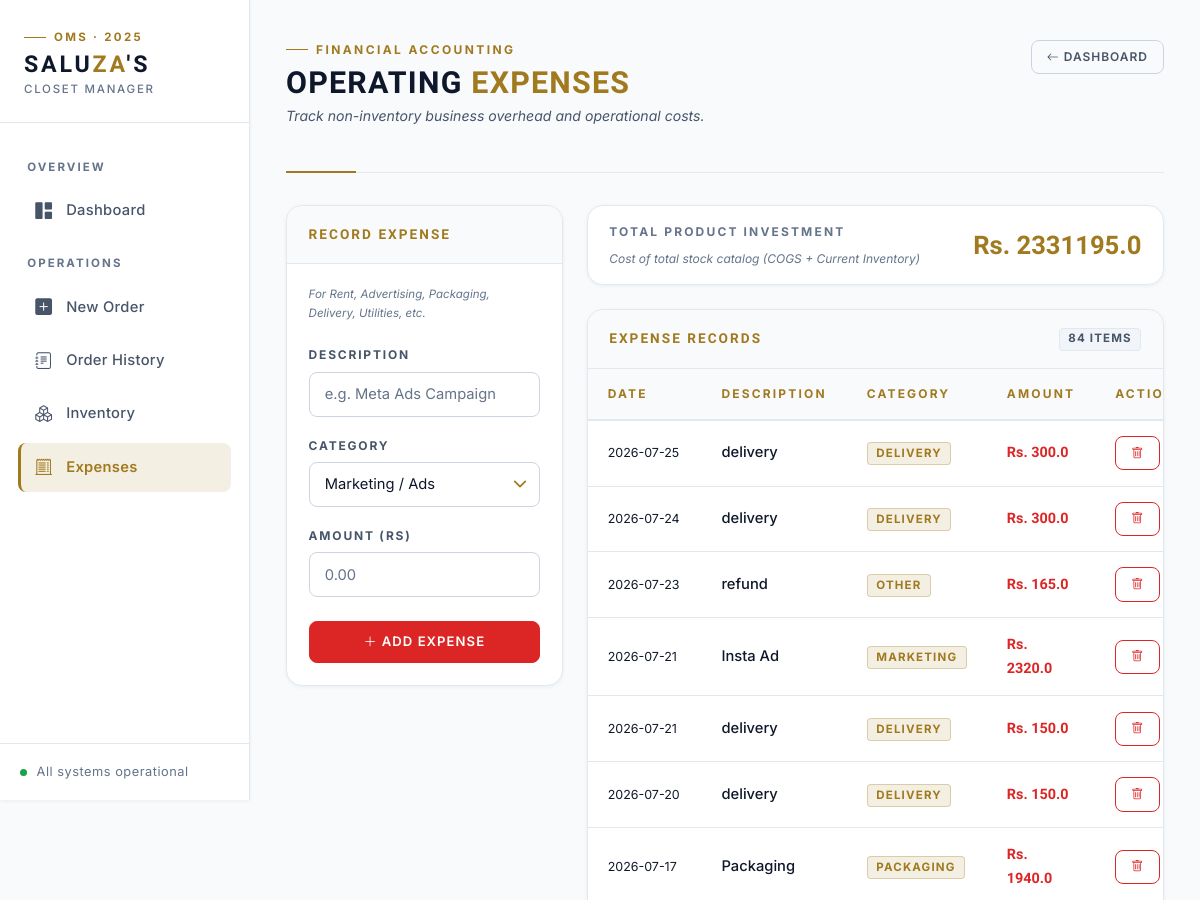
Before: /expenses (upper part) with the older database file.
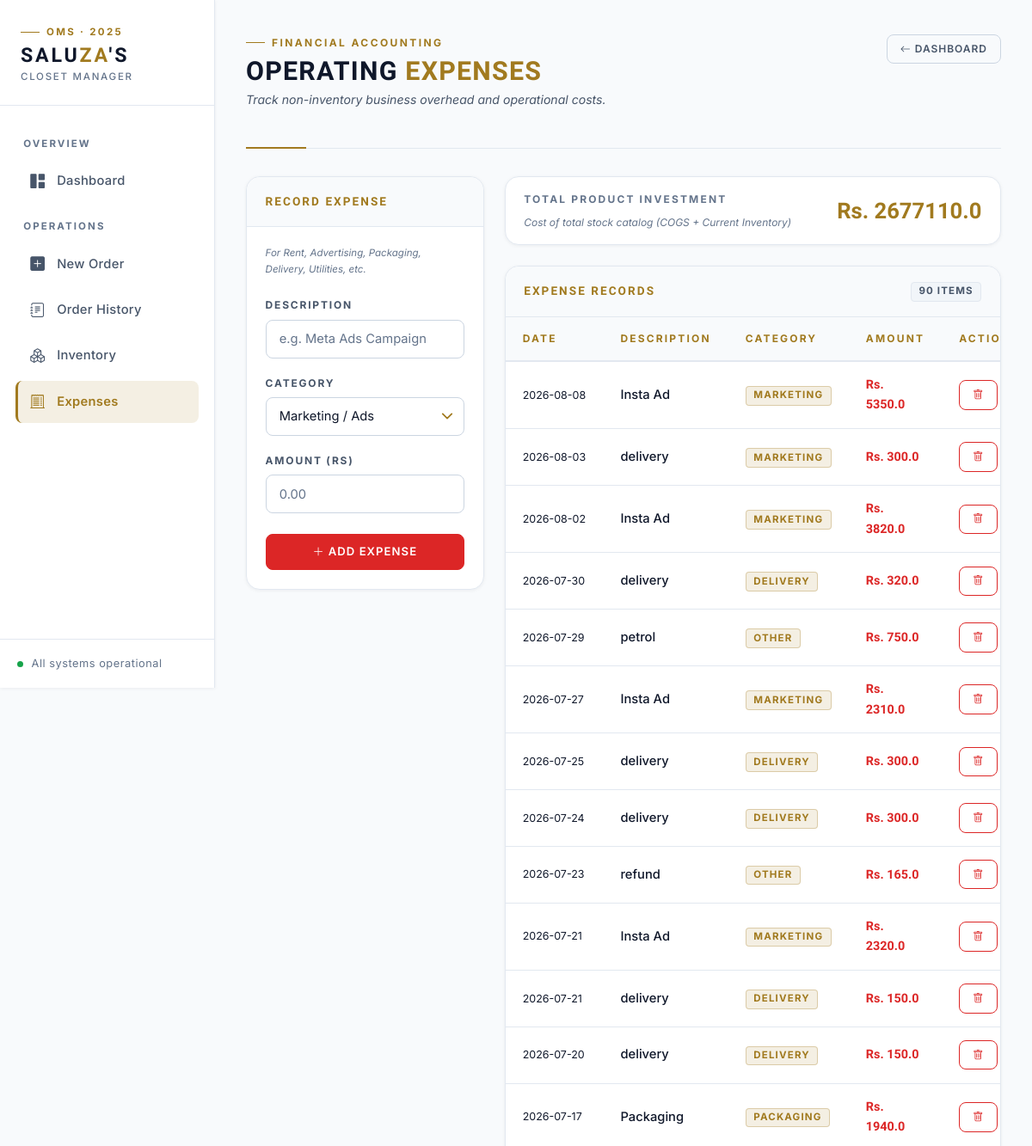
After: the same page with the newer database file.
### app.py (models this page shows)
class Expense(db.Model):
    id = db.Column(db.Integer, primary_key=True)
    description = db.Column(db.String(100), nullable=False)
    category = db.Column(db.String(50), nullable=False) # e.g. Rent, Marketing, Packaging
    amount = db.Column(db.Float, nullable=False)
    date = db.Column(db.DateTime, default=datetime.utcnow)

### app.py (the view, shortened to what this page needs)
@app.route('/expenses', methods=['GET', 'POST'])
def expenses():
    all_expenses = Expense.query.order_by(Expense.date.desc()).all()
    inventory_value = 0
    products = Product.query.all()
    for p in products:
        inventory_value += (p.stock * p.cost_price)
    sold_cost = 0
    order_items = OrderItem.query.all()
    for item in order_items:
        product = Product.query.get(item.product_id)
        if product:
            sold_cost += (item.quantity * product.cost_price)
    total_product_expense = inventory_value + sold_cost
    return render_template('expenses.html',
                           expenses=all_expenses,
                           product_expense=total_product_expense)

### templates/expenses.html (shortened to what this page needs)
{% extends "layout.html" %}
{% block content %}
<div class="page-header">
    <div>
        <div class="page-header-eyebrow">
            <div class="page-header-eyebrow-line"></div>
            <span class="page-header-eyebrow-text">Financial Accounting</span>
        </div>
        <h1>Operating <span class="gold">Expenses</span></h1>
        <p class="page-header-sub">Track non-inventory business overhead and operational costs.</p>
    </div>
    <a href="/" class="btn btn-outline-secondary btn-sm">
        <i class="bi bi-arrow-left me-1"></i>Dashboard
    </a>
</div>
<div class="row g-4">
    <div class="col-md-4">
        <div class="card" style="position: sticky; top: 1.5rem;">
            <div class="card-header">Record Expense</div>
            <div class="card-body">
                <p style="font-size: 0.72rem; color: var(--text-tertiary); font-style: italic; margin-bottom: 1.25rem;">
                    For Rent, Advertising, Packaging, Delivery, Utilities, etc.
                </p>
                <form method="POST">
                    <div class="mb-3">
                        <label class="form-label">Description</label>
                        <input type="text" name="description" class="form-control" placeholder="e.g. Meta Ads Campaign"
                            required>
                    </div>
                    <div class="mb-3">
                        <label class="form-label">Category</label>
                        <select name="category" class="form-select">
                            <option value="Marketing">Marketing / Ads</option>
                        </select>
                    </div>
                    <div class="mb-4">
                        <label class="form-label">Amount (Rs)</label>
                        <input type="number" name="amount" step="0.01" class="form-control" placeholder="0.00" required>
                    </div>
                    <button type="submit" class="btn btn-danger w-100">
                        <i class="bi bi-plus-lg me-1"></i>Add Expense
                    </button>
                </form>
            </div>
        </div>
    </div>
    <div class="col-md-8">
        <div class="card mb-4" style="background: var(--surface-2); border-color: var(--line-soft);">
            <div class="card-body d-flex justify-content-between align-items-center py-3">
                <div>
                    <div class="stat-label">Total Product Investment</div>
                    <div style="font-size: 0.75rem; color: var(--text-tertiary); font-style: italic;">Cost of total
                        stock catalog (COGS + Current Inventory)</div>
                </div>
                <div class="text-end">
                    <div
                        style="font-family: 'Oswald', sans-serif; font-size: 1.6rem; font-weight: 600; color: var(--gold);">
                        Rs. {{ product_expense }}</div>
                </div>
            </div>
        </div>
        <div class="card">
            <div class="card-header" style="justify-content: space-between;">
                <span>Expense Records</span>
                <span class="badge bg-secondary">{{ expenses | length }} items</span>
            </div>
            <div class="card-body p-0">
                <div class="table-responsive">
                    <table class="table table-hover mb-0 align-middle">
                        <thead>
                            <tr>
                                <th>Date</th>
                                <th>Description</th>
                                <th>Category</th>
                                <th>Amount</th>
                                <th>Action</th>
                            </tr>
                        </thead>
                        <tbody>
                            {% for exp in expenses %}
                            <tr>
                                <td style="color: var(--text-secondary); font-size: 0.78rem; white-space: nowrap;">
                                    {{ exp.date.strftime('%Y-%m-%d') }}
                                </td>
                                <td style="font-weight: 500;">{{ exp.description }}</td>
                                <td>
                                    <span class="badge bg-gold">{{ exp.category }}</span>
                                </td>
                                <td>
                                    <span
                                        style="font-family: 'Oswald', sans-serif; font-weight: 600; color: var(--danger); font-size: 0.9rem;">
                                        Rs. {{ exp.amount }}
                                    </span>
                                </td>
                                <td>
                                    <a href="/delete_expense/{{ exp.id }}" class="btn btn-sm btn-outline-danger"
                                        onclick="return confirm('Delete this expense entry?')" title="Delete">
                                        <i class="bi bi-trash"></i>
                                    </a>
                                </td>
                            </tr>
                            {% endfor %}
                        </tbody>
                    </table>
                </div>
            </div>
        </div>
    </div>
</div>
{% endblock %}

### templates/layout.html (shortened to what this page needs)
<!DOCTYPE html>
<html lang="en">
<head>
    <link href="https://cdn.jsdelivr.net/npm/bootstrap@5.3.0/dist/css/bootstrap.min.css" rel="stylesheet">
    <link rel="stylesheet" href="https://cdn.jsdelivr.net/npm/bootstrap-icons@1.11.3/font/bootstrap-icons.min.css">
</head>
<body>
    <aside class="sidebar" id="sidebar">
        <a class="sidebar-brand" href="/">
            <div class="sidebar-eyebrow">
                <div class="sidebar-eyebrow-line"></div>
                <span class="sidebar-eyebrow-text">OMS · 2025</span>
            </div>
            <span class="sidebar-brand-name">Salu<span>za</span>'s</span>
            <span class="sidebar-brand-sub">Closet Manager</span>
        </a>
        <nav class="sidebar-nav">
            <span class="sidebar-nav-label">Overview</span>
            <a class="sidebar-link {% if request.path == '/' %}active{% endif %}" href="/">
                <i class="bi bi-grid-1x2-fill"></i> Dashboard
            </a>
            <span class="sidebar-nav-label">Operations</span>
            <a class="sidebar-link {% if request.path == '/new_order' %}active{% endif %}" href="/new_order">
                <i class="bi bi-plus-square-fill"></i> New Order
            </a>
            <a class="sidebar-link {% if request.path == '/orders' %}active{% endif %}" href="/orders">
                <i class="bi bi-journal-text"></i> Order History
            </a>
            <a class="sidebar-link {% if request.path == '/inventory' %}active{% endif %}" href="/inventory">
                <i class="bi bi-boxes"></i> Inventory
            </a>
            <a class="sidebar-link {% if request.path == '/expenses' %}active{% endif %}" href="/expenses">
                <i class="bi bi-receipt-cutoff"></i> Expenses
            </a>
        </nav>
        <div class="sidebar-footer">
            <div class="sidebar-status">
                <div class="status-dot"></div>
                <span>All systems operational</span>
            </div>
        </div>
    </aside>
    <div class="main-wrapper">
        <div class="main-content page-content">
            {% block content %}{% endblock %}
        </div>
    </div>
</body>
</html>

Changed rows visible on the page:
added Expense: date "2026-08-08", description "Insta Ad", category "MARKETING", amount "5350.0"
added Expense: date "2026-08-03", description "delivery", category "MARKETING", amount "300.0"
added Expense: date "2026-08-02", description "Insta Ad", category "MARKETING", amount "3820.0"
added Expense: date "2026-07-30", description "delivery", category "DELIVERY", amount "320.0"
added Expense: date "2026-07-29", description "petrol", category "OTHER", amount "750.0"
added Expense: date "2026-07-27", description "Insta Ad", category "MARKETING", amount "2310.0"
Other visible differences:
{{ product_expense }}: "2331195.0" → "2677110.0"
{{ expenses | length }}: "84" → "90"
